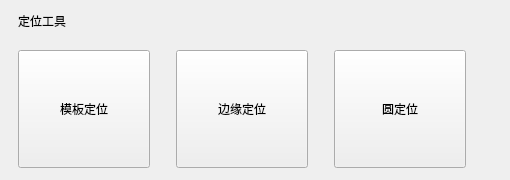
              <widget class="QFrame" name="locationCategoryFrame">
               <property name="frameShape">
                <enum>QFrame::NoFrame</enum>
               </property>
               <property name="toolCategory" stdset="0">
                <bool>true</bool>
               </property>
               <layout class="QGridLayout" name="gridLayout_locationCategoryFrame">
                <property name="leftMargin">
                 <number>18</number>
                </property>
                <property name="topMargin">
                 <number>12</number>
                </property>
                <property name="rightMargin">
                 <number>18</number>
                </property>
                <property name="bottomMargin">
                 <number>12</number>
                </property>
                <property name="horizontalSpacing">
                 <number>26</number>
                </property>
                <property name="verticalSpacing">
                 <number>20</number>
                </property>
                <item row="0" column="0" colspan="4">
                 <widget class="QLabel" name="locationCategoryFrameTitleLabel">
                  <property name="text">
                   <string>定位工具</string>
                  </property>
                  <property name="categoryTitle" stdset="0">
                   <bool>true</bool>
                  </property>
                 </widget>
                </item>
                <item row="1" column="0">
                 <widget class="QToolButton" name="templateLocationButton">
                  <property name="minimumSize">
                   <size>
                    <width>132</width>
                    <height>118</height>
                   </size>
                  </property>
                  <property name="text">
                   <string>模板定位</string>
                  </property>
                  <property name="icon">
                   <iconset resource="../resources/resources.qrc">
                    <normaloff>:/icons/fit.svg</normaloff>:/icons/fit.svg</iconset>
                  </property>
                  <property name="iconSize">
                   <size>
                    <width>46</width>
                    <height>46</height>
                   </size>
                  </property>
                  <property name="toolButtonStyle">
                   <enum>Qt::ToolButtonTextUnderIcon</enum>
                  </property>
                  <property name="toolCard" stdset="0">
                   <bool>true</bool>
                  </property>
                 </widget>
                </item>
                <item row="1" column="1">
                 <widget class="QToolButton" name="edgeLocationButton">
                  <property name="minimumSize">
                   <size>
                    <width>132</width>
                    <height>118</height>
                   </size>
                  </property>
                  <property name="text">
                   <string>边缘定位</string>
                  </property>
                  <property name="icon">
                   <iconset resource="../resources/resources.qrc">
                    <normaloff>:/icons/fit.svg</normaloff>:/icons/fit.svg</iconset>
                  </property>
                  <property name="iconSize">
                   <size>
                    <width>46</width>
                    <height>46</height>
                   </size>
                  </property>
                  <property name="toolButtonStyle">
                   <enum>Qt::ToolButtonTextUnderIcon</enum>
                  </property>
                  <property name="toolCard" stdset="0">
                   <bool>true</bool>
                  </property>
                 </widget>
                </item>
                <item row="1" column="2">
                 <widget class="QToolButton" name="circleLocationButton">
                  <property name="minimumSize">
                   <size>
                    <width>132</width>
                    <height>118</height>
                   </size>
                  </property>
                  <property name="text">
                   <string>圆定位</string>
                  </property>
                  <property name="icon">
                   <iconset resource="../resources/resources.qrc">
                    <normaloff>:/icons/fit.svg</normaloff>:/icons/fit.svg</iconset>
                  </property>
                  <property name="iconSize">
                   <size>
                    <width>46</width>
                    <height>46</height>
                   </size>
                  </property>
                  <property name="toolButtonStyle">
                   <enum>Qt::ToolButtonTextUnderIcon</enum>
                  </property>
                  <property name="toolCard" stdset="0">
                   <bool>true</bool>
                  </property>
                 </widget>
                </item>
               </layout>
              </widget>
